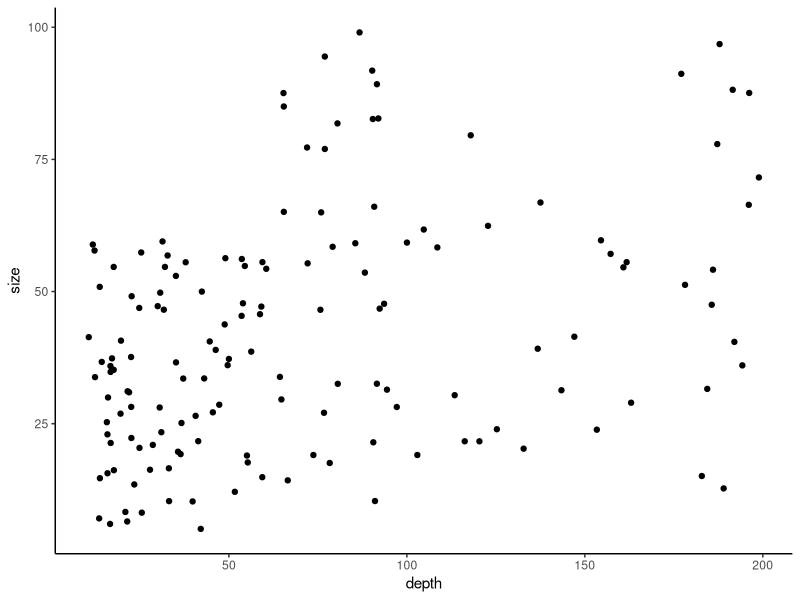
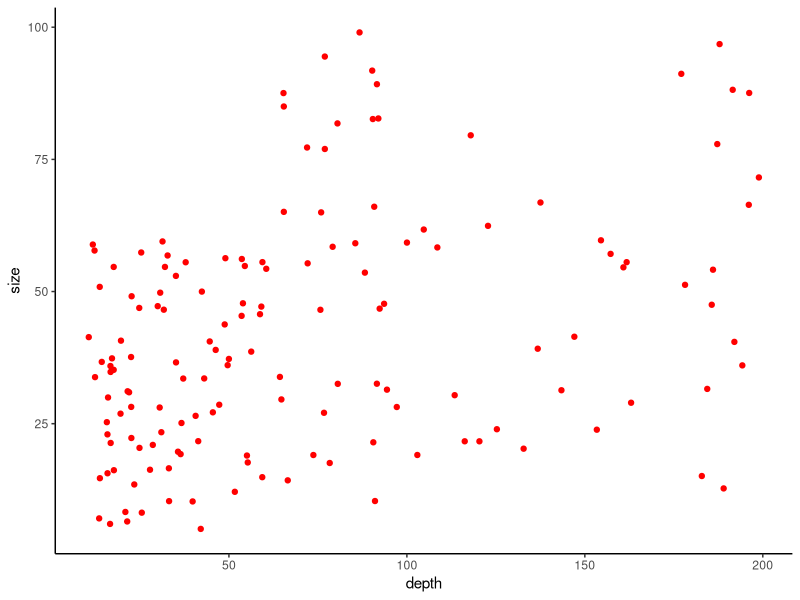
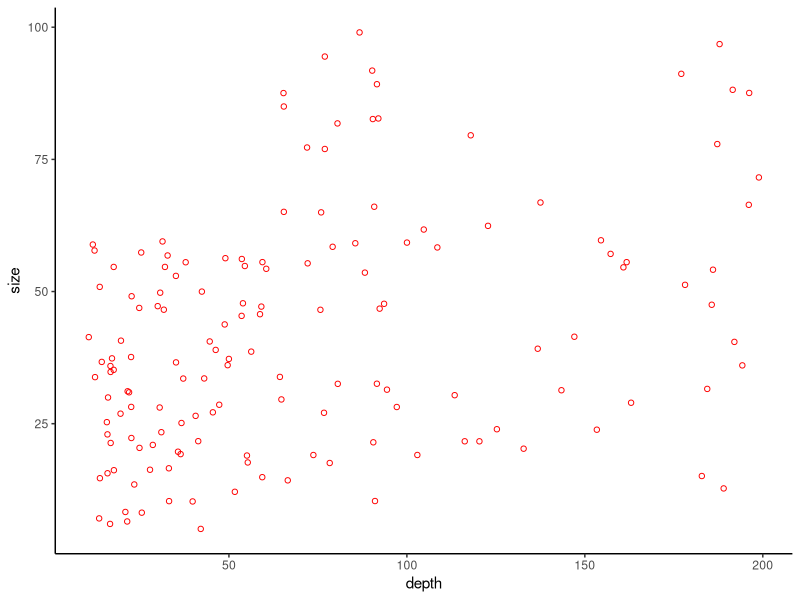
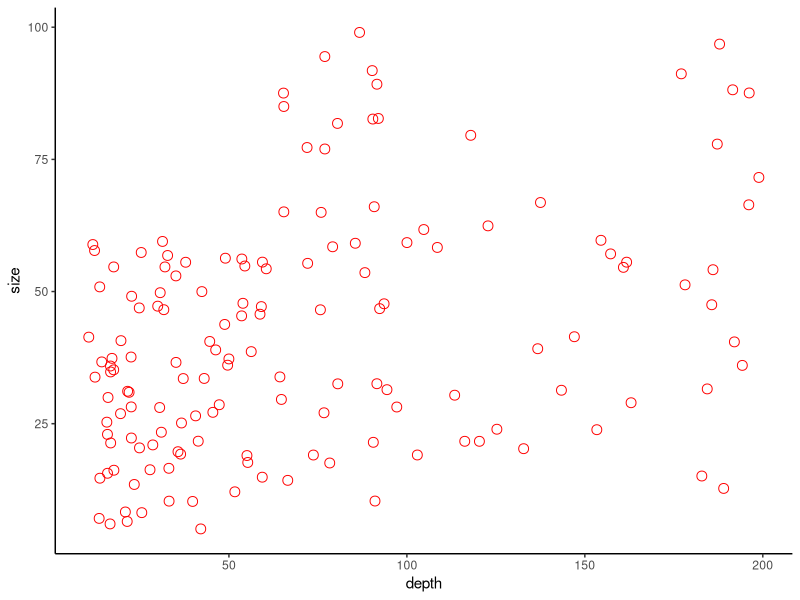

The R source for these figures, in order:
## ---- chunk 1
require(ggplot2)
wise <- data.frame(name=rep(NA, 25), session=rep(NA, 25), sampling=rep(NA, 25))

### Enter your name using:
### wise$name[ROWNUMBER] <- "Freya"
### press COMMAND + ENTER to run

wise$name[1] <- "Freya"

### Enter your session using:
### wise$session[ROWNUMBER] <- "Morning" or "Afternoon"
### press COMMAND + ENTER to run

wise$session[1] <- "Morning"

### Enter your sampling method using:
### wise$sampling[ROWNUMBER] <- "Angling", "Trawling", "Seining"
### press COMMAND + ENTER to run

wise$sampling[1] <- "Angling"
## ---- chunk 2
wisefish <- read.csv("./wisefish.csv")

depth.size <- ggplot() + geom_point(data=wisefish, aes(depth, size), colour="black", fill="red") + theme_classic()
print(depth.size)

### change the colour of the points using colour="COLOUR" (blue, green, yellow, violet, grey, orange, etc!)
depth.size <- ggplot() + geom_point(data=wisefish, aes(depth, size), colour="red") + theme_classic()
print(depth.size)

### change the shape of the points using shape="NUMBER" (see chart for shape numbers).
depth.size <- ggplot() + geom_point(data=wisefish, aes(depth, size), col="red", shape=1) + theme_classic()
print(depth.size)

### change the size of the points using size="NUMBER" (bigger number = bigger point).
depth.size <- ggplot() + geom_point(data=wisefish, aes(depth, size), col="red", shape=1, size=3) + theme_classic()
print(depth.size)

## ---- chunk 3
### Counting the points will take WAY too long! Let's save time by coding!
### Our dataset is called "wisefish". Each row represents one fish, so we will automatically count the rows using the nrow() function on the dataset "wisefish"

nrow(wisefish)

